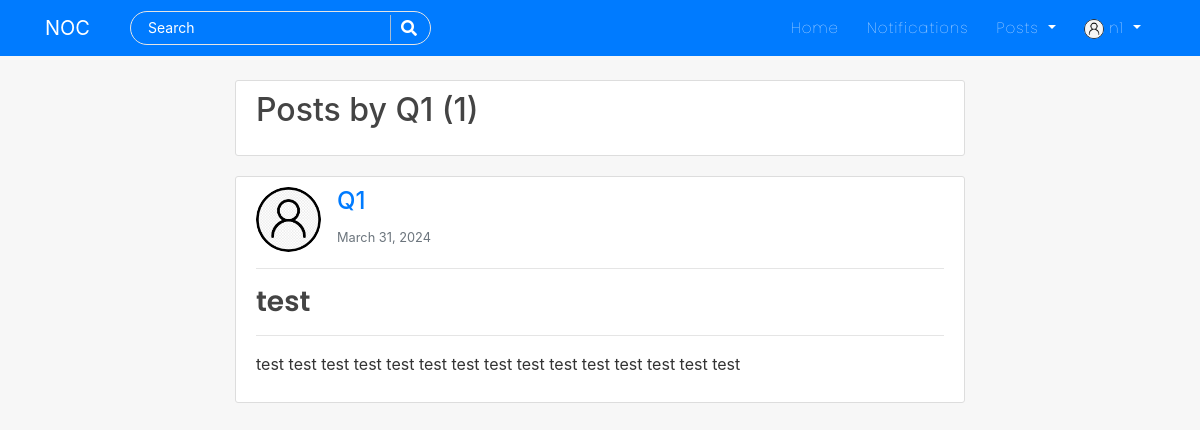
The app's page /post/user/Q1/ (signed in) with its own data.
### users/models.py (models this page shows, shortened)
class Profile(models.Model):
    USER_TYPE_CHOICES = (
        ('patient', 'Patient'),
        ('nurse', 'Nurse'),
    )
    user = models.OneToOneField(User, on_delete=models.CASCADE)
    is_online = models.BooleanField(default=False)
    following = models.ManyToManyField(User, related_name="following", blank=True)
    friends = models.ManyToManyField(User, related_name='my_friends', blank=True)
    bio = models.CharField(default="",blank=True,null=True,max_length=350)
    date_of_birth = models.CharField(blank=True,max_length=150)
    updated = models.DateTimeField(auto_now=True)
    created = models.DateTimeField(auto_now_add=True)
    image = models.ImageField(default='default.jpg', upload_to='profile_pics',blank=True, null=True)
    facebook_link = models.URLField(blank=True, null=True)
    twitter_link = models.URLField(blank=True, null=True)
    instagram_link = models.URLField(blank=True, null=True)
    linkedin_link = models.URLField(blank=True, null=True)
    user_type = models.CharField(max_length=10, choices=USER_TYPE_CHOICES,)
    is_available_for_emergencies = models.BooleanField(default=True)
    location = models.CharField(max_length=100,null=True)

### blog/models.py (models this page shows, shortened)
class Post(models.Model):
    title = models.CharField(max_length=150)
    content = RichTextField(blank=True, null=True)
    date_posted = models.DateTimeField(default=timezone.now)
    date_updated = models.DateTimeField(auto_now=True)
    author = models.ForeignKey(User, on_delete=models.CASCADE)
    likes = models.ManyToManyField(User, related_name="blogpost", blank=True)
    saves = models.ManyToManyField(User, related_name="blogsave", blank=True)

### blog/views.py (the view)
# urls.py: path('post/user/<str:username>/', UserPostListView.as_view(), name='user-posts'),
class UserPostListView(ListView):
    model = Post
    template_name = 'blog/user_posts.html'
    context_object_name = 'posts'
    paginate_by = 5
    def get_queryset(self):
        user = get_object_or_404(User, username=self.kwargs.get('username'))
        return Post.objects.filter(author=user).order_by('-date_posted')

### blog/templates/blog/user_posts.html (shortened to what this page needs)
{% extends "blog/base.html" %}
{% block content %}
<div class="col-md-8 m-auto">
<div class="content-section">
  <h2 class="mb-3">Posts by {{view.kwargs.username}} ({{page_obj.paginator.count}})</h2>
</div>
    {% for post in posts %}
    <article class="content-section" style="overflow: auto;">
      <div class="media">
          <img class="rounded-circle article-img" src="{{post.author.profile.image.url}}" alt="image">
          <div class="media-body">
              <h4><a class="mr-2" href="{% url 'profile-detail-view' post.author.pk %}">{{ post.author }}</a></h4>
              <small class="text-muted">{{ post.date_posted|date:"F d, Y" }}</small>
          </div>
      </div>
      <hr>
      <h3><a class="article-title" href="{% url 'post-detail' post.id %}">{{ post.title }}</a></h3>
      <hr>
      <p class="article-content">{{ post.content|safe }}</p>
    </article>
    {% endfor %}
</div>
{% endblock %}

### blog/templates/blog/navbar.html (shortened to what this page needs)
<nav class="navbar navbar-expand-lg navbar-dark bg-steel fixed-top">
    <div class="container">
      <a class="navbar-brand mr-4 pr-3" href="/">NOC</a>
      <div class="collapse navbar-collapse" id="navbarToggle">
        <div class="navbar-nav mr-auto">
          <div id="searchbar" >
            <form method="GET" action="/search">
              <input required name="query" id="search" type="text" placeholder="Search">
              <button class="search-btn" type="submit"><i class="fas fa-search"></i></button>
            </form>
          </div>
        </div>
        <div class="navbar-nav">
          <a class="nav-item nav-link" href="{% url 'blog-home' %}">Home</a>
          {% if user.is_authenticated %}
          <a class="nav-item nav-link" href="{% url 'show-notifications' %}">Notifications</a>
          <div class="dropdown">
            <a class="dropdown-toggle nav-link" href="#" role="button" id="dropdownMenuLink1" data-toggle="dropdown" aria-haspopup="true" aria-expanded="false">
              Posts
            </a>
          </div>
          {% endif %}
          {% if user.is_authenticated %}
            <div class="dropdown">
              <a class="dropdown-toggle nav-link" href="#" role="button" id="dropdownMenuLink2" data-toggle="dropdown" aria-haspopup="true" aria-expanded="false">
                <img class="rounded-circle" style="height: 20px; width: 20px;" src="{{user.profile.image.url}}" alt="">&nbsp;{{user|truncatechars:"10"}}
              </a>
            </div>
          {% else %}
            <a class="nav-item nav-link" href="{% url 'account_login' %}">Login</a>
            <a class="nav-item nav-link" href="{% url 'register' %}">Register</a>
          {% endif %}
        </div>
      </div>
    </div>
</nav>

### blog/static/blog/main.css (style rules this page uses)
body { background: #f7f7f7; color: #333333; margin-top: 5rem; scroll-behavior: smooth; }
h1, h2, h3, h4, h5, h6 { color: #444444; }
.bg-steel { background: #007bff ; }
.site-header .navbar-nav .nav-link { color: #ffffff; font-family:'Poppins'; font-weight: 100; margin: 0px 6px; font-size: 15px; letter-spacing: 1px; }
.content-section { background: #ffffff; padding: 10px 20px; border: 1px solid #dddddd; border-radius: 3px; margin-bottom: 20px; }
.article-title { color: #444444; font-family: 'poppins'; font-weight: 600; }
.article-content { white-space: pre-line; }
.article-img { height: 65px; width: 65px; margin-right: 16px; }
#searchbar form { width: auto; display: flex; flex-direction: row; border-radius: 50px; padding: 3px 15px; background-color: transparent; border: 1px solid #e4e4e4; margin-right: 10px; }
#searchbar form input::placeholder { color: #fff; font-size: 14px; }
#searchbar form input { border: none; outline: none; color: #fff; font-size: 15px; flex: 1; background-color:transparent; }
.search-btn { color:#fff; border: none; width: 25px; padding-left: 10px; border-left: 1px solid rgba(202, 202, 202, 0.829); outline: none; background-color: transparent; }
.search-btn i { font-size: 16px; }

### records on screen
Post: author.profile.image (placeholder picture), author "Q1", date_posted "March 31, 2024", title "test", content "test test test test test test test test test test test test test test test"

### other values on screen
{{ user|truncatechars:"10" }} "n1"
{{ view.kwargs.username }} "Q1"
{{ page_obj.paginator.count }} "1"
